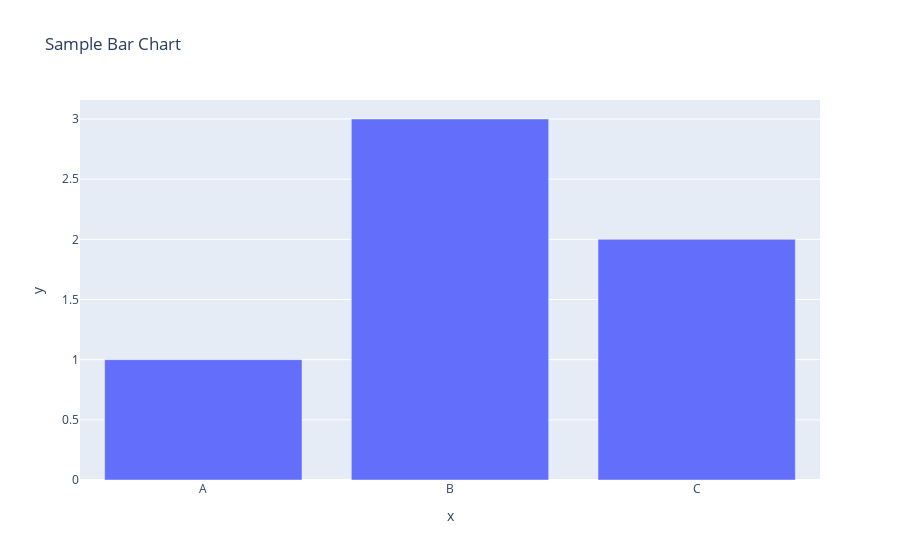

Write notebook code for a chart like this one.
### Code cell
import plotly.express as px
fig= px.bar(x=["A","B","C"],y=[1,3,2],title="Sample Bar Chart")
fig.show()

### Figure 1 — Plotly figure (JSON) as saved in the notebook; plotly's stock layout.template omitted (floating-point values rounded to 4 significant figures)
{"data": [{"alignmentgroup": "True", "hovertemplate": "x=%{x}<br>y=%{y}<extra></extra>", "legendgroup": "", "marker": {"color": "#636efa", "pattern": {"shape": ""}}, "name": "", "offsetgroup": "", "orientation": "v", "showlegend": false, "textposition": "auto", "type": "bar", "x": ["A", "B", "C"], "xaxis": "x", "y": [1, 3, 2], "yaxis": "y"}], "layout": {"barmode": "relative", "legend": {"tracegroupgap": 0}, "title": {"text": "Sample Bar Chart"}, "xaxis": {"anchor": "y", "domain": [0, 1], "title": {"text": "x"}}, "yaxis": {"anchor": "x", "domain": [0, 1], "title": {"text": "y"}}}}
